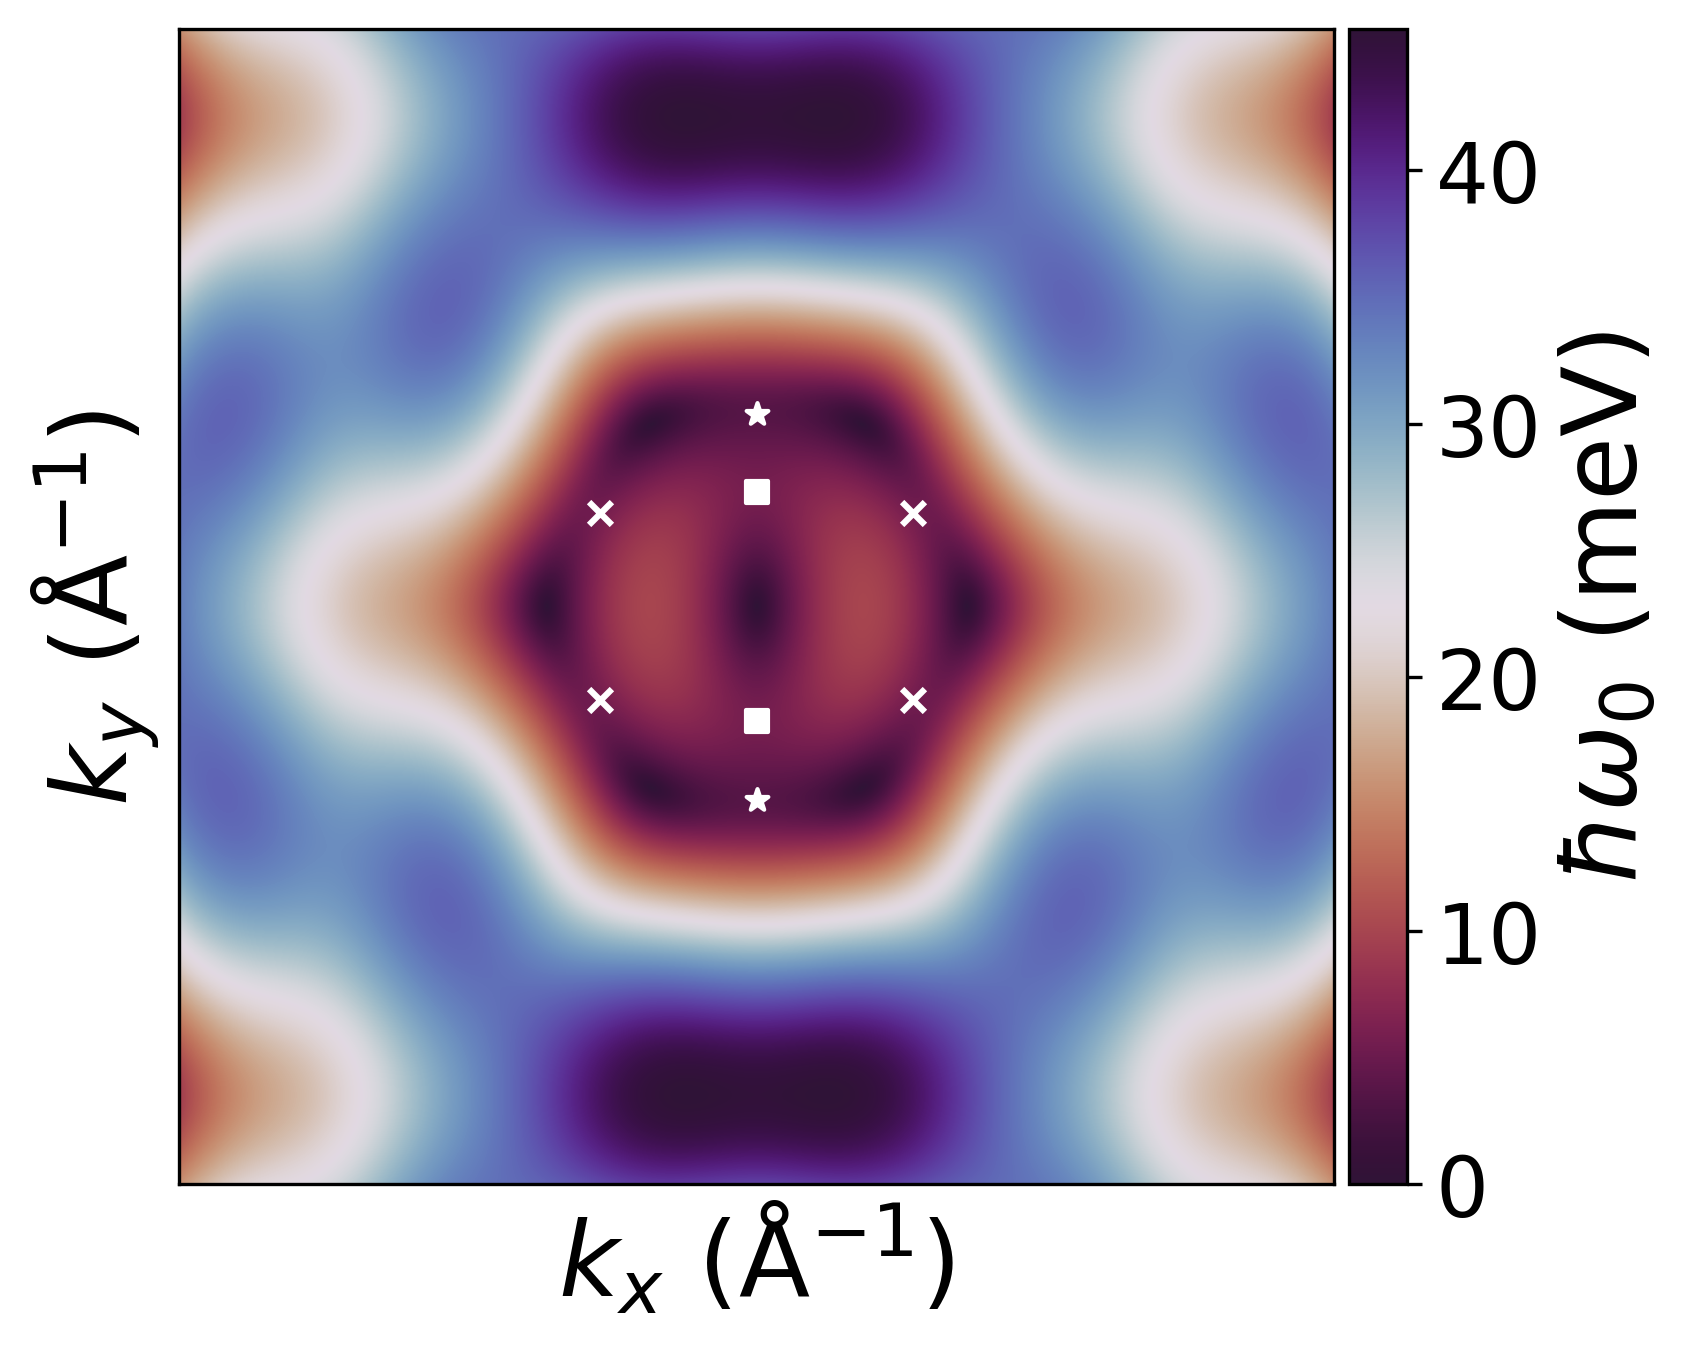

Source code (Python):
import matplotlib.pyplot as plt
from mpl_toolkits.axes_grid1 import make_axes_locatable
import numpy as np

POINTS = [
    [(0, 0.36740000), (0, -0.36740000)],
    [
        (0.2974, 0.17840123),
        (-0.2974, 0.17840123),
        (0.2974, -0.17840123),
        (-0.2974, -0.17840123),
    ],
    [(0, 0.21780000), (0, -0.21780000)],
]
MARKERS = ["*", "x", "s"]


data = np.loadtxt("dispersion.txt", skiprows=1).T


# There is NxN pints in the data
N = int(np.sqrt(data.shape[1]))
data = data.reshape((data.shape[0], N, N))

kx = data[0]
ky = data[1]
energy = data[2]

fig, ax = plt.subplots(figsize=(6, 5))

im = ax.imshow(
    energy,
    cmap="twilight_shifted_r",
    origin="lower",
    extent=[np.amin(kx), np.amax(kx), np.amin(ky), np.amax(ky)],
)

ax.set_aspect("equal")


divider = make_axes_locatable(ax)
cax = divider.append_axes("right", size="5%", pad=0.05)
cbar = plt.colorbar(im, cax=cax)
cbar.ax.tick_params(labelsize=20)
cax.set_ylabel(R"$\hbar\omega_0$ (meV)", fontsize=25)

ax.set_xlabel(R"$k_x$ ($\mathrm{\AA^{-1}}$)", fontsize=25)
ax.set_ylabel(R"$k_y$ ($\mathrm{\AA^{-1}}$)", fontsize=25)

ax.set_xticks([])
ax.set_yticks([])


for i in range(3):
    for point in POINTS[i]:
        ax.scatter(*point, marker=MARKERS[i], color="white", s=30, zorder=20)

plt.savefig("imshow-3.png", dpi=300, bbox_inches="tight")
plt.close()
